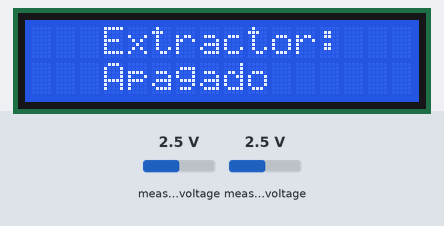
Simulated run of this sketch. Board: Arduino Uno, built with avr-gcc and run on an emulated ATmega328P. On the bench: 16×2 character LCD. The test bench sets the inputs (shaded band); at power-on: measured voltage 2.5 V. The local clock reads 2024-03-15 10:24:30 at power-on unless the sketch sets it; storage starts empty; what the sketch prints to the serial monitor is not drawn.

Above: at 6.4 s.
At 11.25 s:
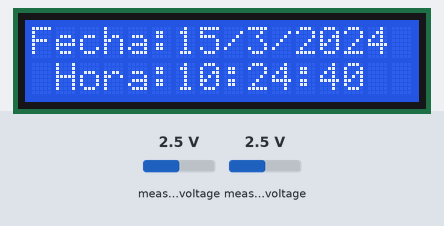
At 16.25 s:
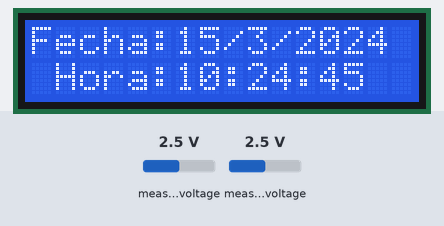
At 21.25 s:
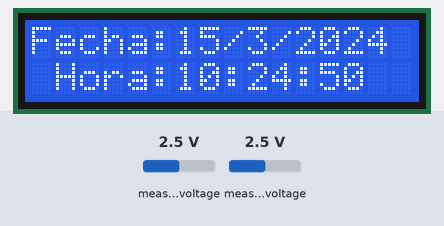
At 26.25 s:
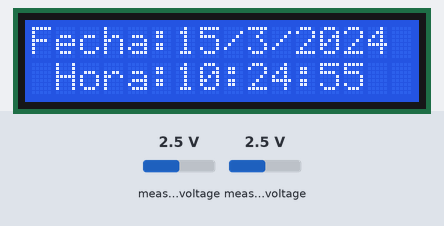
At 36.25 s:
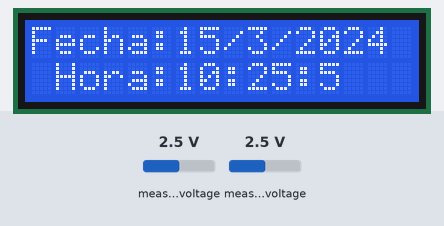

The sketch:

On_Off_Extractor.ino
```cpp
#include <Wire.h>
#include <Adafruit_ADS1015.h>
#include <SPI.h>
#include <SD.h>
#include <RTClib.h>   // incluye libreria para el manejo del modulo RTC
#include <LiquidCrystal_I2C.h>

LiquidCrystal_I2C lcd(0x27,16,2);  // set the LCD address to 0x27 for a 16 chars and 2 line display

#define SSpin 10  // SD card SS o CS pin
File archivo;     // File object of type File (SD)

RTC_DS3231 rtc;     // crea objeto del tipo RTC_DS3231

Adafruit_ADS1115 ads(0x48);

const float FACTOR = 25; // Depende del tipo de sensor que se utiliza
const float multiplier = 0.0625F; // variar para acer el valor lo mas aproximado al real

int extractor; // if a = 0 off and a = 1 on

unsigned long tiempoAnterior;
int periodo = 5000;

String a = "Encendido";

void setup() {
  Serial.begin(9600);

  // Seteo de la ganancia ver ejemplo diferencial de la libreria ADS
  ads.setGain(GAIN_TWO);        // ±2.048V  1 bit = 0.0625mV
  ads.begin();

  // initialize the lcd
  lcd.init();
  lcd.backlight();

  // SD card initialization
  Serial.println("Initializing card ...");
  if (!SD.begin(SSpin)) {
    Serial.println("Initialization failure !");
    return;
  }
  Serial.println("Successful initialization");

  // Para ajustar la fecha y hora, debemos utilizar el siguiente formato:
  // segundos, minutos, horas, dia de la semana, numero de día, mes y año
  //  myRTC.setDS1302Time(30, 14, 20, 7, 13, 11, 2022); // SS, MM, HH, DW, DD, MM, YYYY

 if (! rtc.begin()) {       // si falla la inicializacion del modulo
 Serial.println("Modulo RTC no encontrado !");  // muestra mensaje de error
 while (1);         // bucle infinito que detiene ejecucion del programa
 }

  tiempoAnterior = millis();

}

void loop() {
  // Esta función actualiza las variables para obtener resultados actuales
//  myRTC.updateTime();
 DateTime fecha = rtc.now();      // funcion que devuelve fecha y horario en formato


  if ( (millis() - tiempoAnterior)>=periodo){
    tiempoAnterior = millis();

  float CorrienteRMS = getCorriente();
  float Potencia = 110.0 * CorrienteRMS;

  // Strings for current date and time
String fecha_actual = "" +String(fecha.day()) +"/" +String(fecha.month())+"/" +String(fecha.year());
 String hora_actual = "" +String(fecha.hour()) +":" +String(fecha.minute())+":" +String(fecha.second());

  if (CorrienteRMS > 1){
    extractor = 1;
    a = "Encendido";
      // Serial monitor

  }
  else {
    extractor = 0;
     a = "Apagado";

  }

  Serial.print("Date: ");
  Serial.print(fecha_actual);
  Serial.print("  ");
  Serial.print("Time: ");
  Serial.print(hora_actual);
  Serial.print("  ");
  Serial.print("Corriente: ");
  Serial.print(CorrienteRMS);
  Serial.print("A");
  Serial.print("  ");
  Serial.print("Potencia: ");
  Serial.print(Potencia);
  Serial.print("W");
  Serial.print("  ");
  Serial.print("Extractor: ");
  Serial.println(extractor);

  lcd.init();  // initialize the lcd
  // Print a message to the LCD.
  lcd.backlight();
  lcd.setCursor(0,0);
  lcd.print("Fecha: ");
  lcd.setCursor(6,0);
  lcd.print(fecha_actual);
  lcd.setCursor(1,1);
  lcd.print("Hora: ");
  lcd.setCursor(6,1);
  lcd.print(hora_actual);

  lcd.init();  // initialize the lcd
  // Print a message to the LCD.
  lcd.backlight();
  lcd.setCursor(0,0);
  lcd.print("C.Corriente: ");
  lcd.setCursor(12,0);
  lcd.print(CorrienteRMS);
  lcd.setCursor(15,0);
  lcd.print("A");
  lcd.setCursor(1,1);
  lcd.print("Potencia: ");
  lcd.setCursor(10,1);
  lcd.print(Potencia);
  lcd.setCursor(14,1);
  lcd.print("W");

  lcd.init();  // initialize the lcd
  // Print a message to the LCD.
  lcd.backlight();
  lcd.setCursor(3,0);
  lcd.print("Extractor: ");
  lcd.setCursor(3,1);
  lcd.print(a);


   // Data backup
  archivo = SD.open("datos.txt", FILE_WRITE);
    if(archivo){
       archivo.print("Date:");
       archivo.print(",");
       archivo.print(fecha_actual);
       archivo.print(",");
       archivo.print("Time:");
       archivo.print(",");
       archivo.print(hora_actual);
       archivo.print(",");
       archivo.print("Corriente:");
       archivo.print(",");
       archivo.print(CorrienteRMS);
       archivo.print(",");
       archivo.print("Potencia:");
       archivo.print(",");
       archivo.print(Potencia);
       archivo.print(",");
       archivo.print("Extractor:");
       archivo.print(",");
       archivo.println(extractor);
       archivo.close();
    }

 }

}


float getCorriente()
{
 float Volt_diferencial;
 float corriente;
 float sum = 0;
 long tiempo = millis();
 int counter = 0;

 while (millis() - tiempo < 1000)
 {
   Volt_diferencial = ads.readADC_Differential_0_1() * multiplier;

   //-----------------------------------------------------
   //Volt_diferencial = ads.readADC_Differential_2_3() * multiplier;
   //-----------------------------------------------------

   corriente = Volt_diferencial * FACTOR;
   corriente /= 1000.0;

   sum += sq(corriente);
   counter = counter + 1;
  }

 corriente = sqrt(sum / counter);
 return(corriente);
}
```

Measured:
- what the display in image 0 shows lasts 4.8 s, from 6.4 s to 11.2 s
